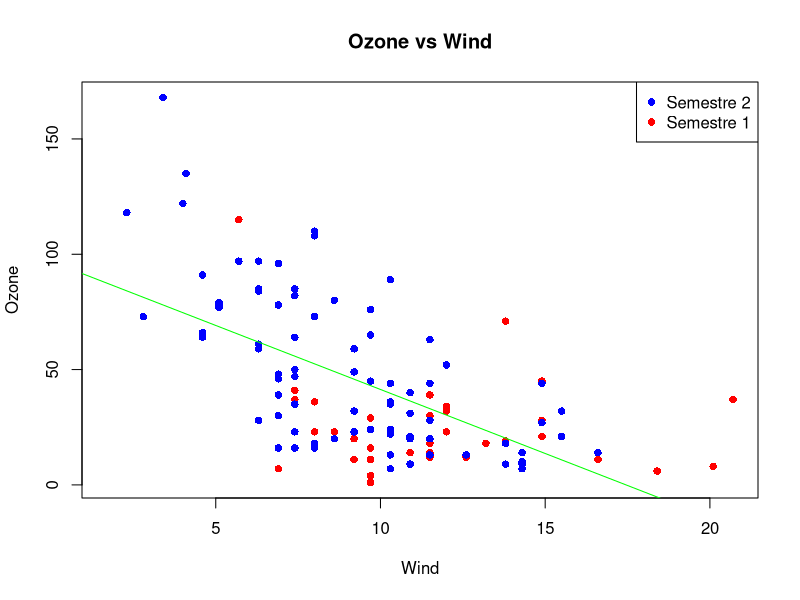
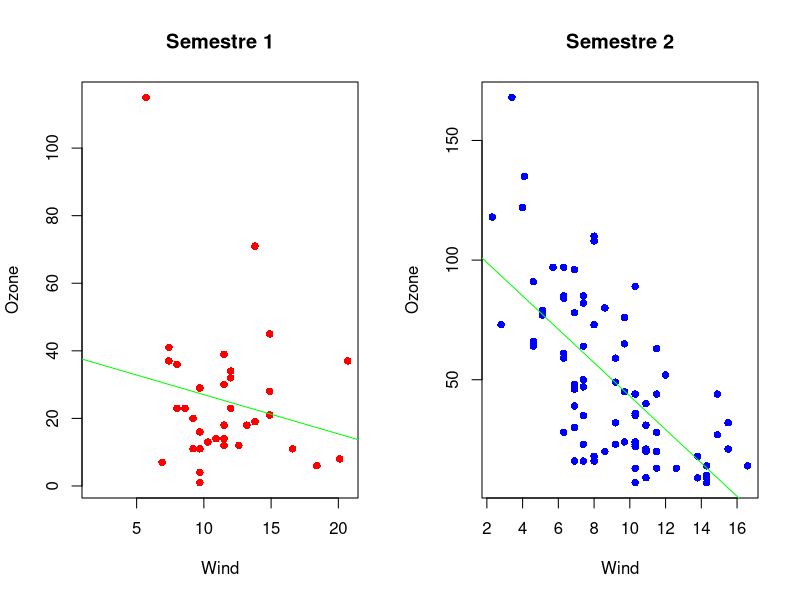
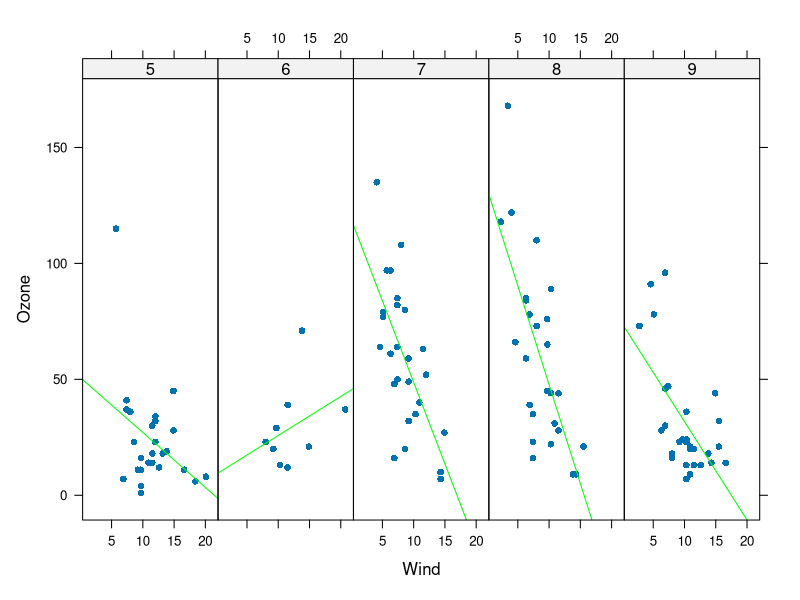

Here is the R script that generated these plots, in order:
## ---- chunk 1
with(airquality, plot(Wind, Ozone, main = "Ozone vs Wind", type = "n"))
with(subset(airquality, Month <= 6), points(Wind, Ozone, col = "red", pch=16))
with(subset(airquality, Month > 6), points(Wind, Ozone, col = "blue", pch=16))
model <- lm(Ozone ~ Wind, airquality)
abline(model, lwd = 1, col= "green")
legend("topright", pch = 16, col = c("blue", "red"),legend = c("Semestre 2", "Semestre 1"))
## ---- chunk 2
par(mfrow=c(1,2))
with(subset(airquality, Month <= 6), 
     plot(Wind, Ozone, col = "red", pch=16, main="Semestre 1"))
model1 <- lm(Ozone ~ Wind, subset(airquality, Month <= 6))
abline(model1, lwd = 1, col= "green")

with(subset(airquality, Month > 6), 
     plot(Wind, Ozone, col = "blue", pch=16, main="Semestre 2"))
model2 <- lm(Ozone ~ Wind, subset(airquality, Month > 6))
abline(model2, lwd = 1, col= "green") 
## ---- chunk 3
library(lattice)
airquality <- transform(airquality, Month = as.factor (Month))
graf <- xyplot(Ozone~Wind | Month, data = airquality, layout=c(5,1),
               panel = function(x, y){
               panel.xyplot(x, y, pch=16)
               panel.lmline(x, y, col = "green")})
print(graf)
